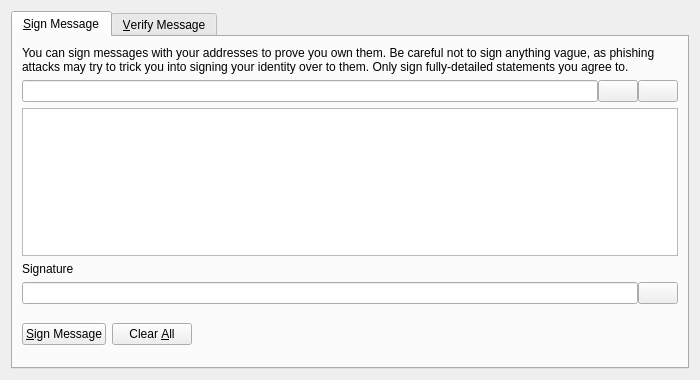
<?xml version="1.0" encoding="UTF-8"?>
<ui version="4.0">
 <class>SignVerifyMessageDialog</class>
 <widget class="QDialog" name="SignVerifyMessageDialog">
  <property name="geometry">
   <rect>
    <x>0</x>
    <y>0</y>
    <width>700</width>
    <height>380</height>
   </rect>
  </property>
  <property name="windowTitle">
   <string>Signatures - Sign / Verify a Message</string>
  </property>
  <property name="modal">
   <bool>true</bool>
  </property>
  <layout class="QVBoxLayout" name="verticalLayout">
   <item>
    <widget class="QTabWidget" name="tabWidget">
     <property name="currentIndex">
      <number>0</number>
     </property>
     <widget class="QWidget" name="tabSignMessage">
      <attribute name="title">
       <string>&amp;Sign Message</string>
      </attribute>
      <layout class="QVBoxLayout" name="verticalLayout_SM">
       <item>
        <widget class="QLabel" name="infoLabel_SM">
         <property name="text">
          <string>You can sign messages with your addresses to prove you own them. Be careful not to sign anything vague, as phishing attacks may try to trick you into signing your identity over to them. Only sign fully-detailed statements you agree to.</string>
         </property>
         <property name="textFormat">
          <enum>Qt::PlainText</enum>
         </property>
         <property name="wordWrap">
          <bool>true</bool>
         </property>
        </widget>
       </item>
       <item>
        <layout class="QHBoxLayout" name="horizontalLayout_1_SM">
         <property name="spacing">
          <number>0</number>
         </property>
         <item>
          <widget class="QValidatedLineEdit" name="addressIn_SM">
           <property name="toolTip">
            <string>The address to sign the message with (e.g. 4Zo1ga6xuKuQ7JV7M9rGDoxdbYwV5zgQJ5)</string>
           </property>
           <property name="maxLength">
            <number>34</number>
           </property>
          </widget>
         </item>
         <item>
          <widget class="QPushButton" name="addressBookButton_SM">
           <property name="toolTip">
            <string>Choose previously used address</string>
           </property>
           <property name="text">
            <string/>
           </property>
           <property name="icon">
            <iconset resource="../bitcoin.qrc">
             <normaloff>:/icons/address-book</normaloff>:/icons/address-book</iconset>
           </property>
           <property name="shortcut">
            <string>Alt+A</string>
           </property>
           <property name="autoDefault">
            <bool>false</bool>
           </property>
          </widget>
         </item>
         <item>
          <widget class="QPushButton" name="pasteButton_SM">
           <property name="toolTip">
            <string>Paste address from clipboard</string>
           </property>
           <property name="text">
            <string/>
           </property>
           <property name="icon">
            <iconset resource="../bitcoin.qrc">
             <normaloff>:/icons/editpaste</normaloff>:/icons/editpaste</iconset>
           </property>
           <property name="shortcut">
            <string>Alt+P</string>
           </property>
           <property name="autoDefault">
            <bool>false</bool>
           </property>
          </widget>
         </item>
        </layout>
       </item>
       <item>
        <widget class="QPlainTextEdit" name="messageIn_SM">
         <property name="toolTip">
          <string>Enter the message you want to sign here</string>
         </property>
        </widget>
       </item>
       <item>
        <widget class="QLabel" name="signatureLabel_SM">
         <property name="text">
          <string>Signature</string>
         </property>
         <property name="textFormat">
          <enum>Qt::PlainText</enum>
         </property>
        </widget>
       </item>
       <item>
        <layout class="QHBoxLayout" name="horizontalLayout_2_SM">
         <property name="spacing">
          <number>0</number>
         </property>
         <item>
          <widget class="QLineEdit" name="signatureOut_SM">
           <property name="font">
            <font>
             <italic>true</italic>
            </font>
           </property>
           <property name="readOnly">
            <bool>true</bool>
           </property>
          </widget>
         </item>
         <item>
          <widget class="QPushButton" name="copySignatureButton_SM">
           <property name="toolTip">
            <string>Copy the current signature to the system clipboard</string>
           </property>
           <property name="text">
            <string/>
           </property>
           <property name="icon">
            <iconset resource="../bitcoin.qrc">
             <normaloff>:/icons/editcopy</normaloff>:/icons/editcopy</iconset>
           </property>
           <property name="autoDefault">
            <bool>false</bool>
           </property>
          </widget>
         </item>
        </layout>
       </item>
       <item>
        <layout class="QHBoxLayout" name="horizontalLayout_3_SM">
         <item>
          <widget class="QPushButton" name="signMessageButton_SM">
           <property name="toolTip">
            <string>Sign the message to prove you own this MintCoin address</string>
           </property>
           <property name="text">
            <string>&amp;Sign Message</string>
           </property>
           <property name="icon">
            <iconset resource="../bitcoin.qrc">
             <normaloff>:/icons/edit</normaloff>:/icons/edit</iconset>
           </property>
           <property name="autoDefault">
            <bool>false</bool>
           </property>
          </widget>
         </item>
         <item>
          <widget class="QPushButton" name="clearButton_SM">
           <property name="toolTip">
            <string>Reset all sign message fields</string>
           </property>
           <property name="text">
            <string>Clear &amp;All</string>
           </property>
           <property name="icon">
            <iconset resource="../bitcoin.qrc">
             <normaloff>:/icons/remove</normaloff>:/icons/remove</iconset>
           </property>
           <property name="autoDefault">
            <bool>false</bool>
           </property>
          </widget>
         </item>
         <item>
          <spacer name="horizontalSpacer_1_SM">
           <property name="orientation">
            <enum>Qt::Horizontal</enum>
           </property>
           <property name="sizeHint" stdset="0">
            <size>
             <width>40</width>
             <height>48</height>
            </size>
           </property>
          </spacer>
         </item>
         <item>
          <widget class="QLabel" name="statusLabel_SM">
           <property name="font">
            <font>
             <weight>75</weight>
             <bold>true</bold>
            </font>
           </property>
           <property name="text">
            <string/>
           </property>
           <property name="wordWrap">
            <bool>true</bool>
           </property>
          </widget>
         </item>
         <item>
          <spacer name="horizontalSpacer_2_SM">
           <property name="orientation">
            <enum>Qt::Horizontal</enum>
           </property>
           <property name="sizeHint" stdset="0">
            <size>
             <width>40</width>
             <height>48</height>
            </size>
           </property>
          </spacer>
         </item>
        </layout>
       </item>
      </layout>
     </widget>
     <widget class="QWidget" name="tabVerifyMessage">
      <attribute name="title">
       <string>&amp;Verify Message</string>
      </attribute>
      <layout class="QVBoxLayout" name="verticalLayout_VM">
       <item>
        <widget class="QLabel" name="infoLabel_VM">
         <property name="text">
          <string>Enter the signing address, message (ensure you copy line breaks, spaces, tabs, etc. exactly) and signature below to verify the message. Be careful not to read more into the signature than what is in the signed message itself, to avoid being tricked by a man-in-the-middle attack.</string>
         </property>
         <property name="textFormat">
          <enum>Qt::PlainText</enum>
         </property>
         <property name="alignment">
          <set>Qt::AlignLeading|Qt::AlignLeft|Qt::AlignTop</set>
         </property>
         <property name="wordWrap">
          <bool>true</bool>
         </property>
        </widget>
       </item>
       <item>
        <layout class="QHBoxLayout" name="horizontalLayout_1_VM">
         <property name="spacing">
          <number>0</number>
         </property>
         <item>
          <widget class="QValidatedLineEdit" name="addressIn_VM">
           <property name="toolTip">
            <string>The address the message was signed with (e.g. 4Zo1ga6xuKuQ7JV7M9rGDoxdbYwV5zgQJ5)</string>
           </property>
           <property name="maxLength">
            <number>34</number>
           </property>
          </widget>
         </item>
         <item>
          <widget class="QPushButton" name="addressBookButton_VM">
           <property name="toolTip">
            <string>Choose previously used address</string>
           </property>
           <property name="text">
            <string/>
           </property>
           <property name="icon">
            <iconset resource="../bitcoin.qrc">
             <normaloff>:/icons/address-book</normaloff>:/icons/address-book</iconset>
           </property>
           <property name="shortcut">
            <string>Alt+A</string>
           </property>
           <property name="autoDefault">
            <bool>false</bool>
           </property>
          </widget>
         </item>
        </layout>
       </item>
       <item>
        <widget class="QPlainTextEdit" name="messageIn_VM"/>
       </item>
       <item>
        <widget class="QValidatedLineEdit" name="signatureIn_VM"/>
       </item>
       <item>
        <layout class="QHBoxLayout" name="horizontalLayout_2_VM">
         <item>
          <widget class="QPushButton" name="verifyMessageButton_VM">
           <property name="toolTip">
            <string>Verify the message to ensure it was signed with the specified MintCoin address</string>
           </property>
           <property name="text">
            <string>&amp;Verify Message</string>
           </property>
           <property name="icon">
            <iconset resource="../bitcoin.qrc">
             <normaloff>:/icons/transaction_0</normaloff>:/icons/transaction_0</iconset>
           </property>
           <property name="autoDefault">
            <bool>false</bool>
           </property>
          </widget>
         </item>
         <item>
          <widget class="QPushButton" name="clearButton_VM">
           <property name="toolTip">
            <string>Reset all verify message fields</string>
           </property>
           <property name="text">
            <string>Clear &amp;All</string>
           </property>
           <property name="icon">
            <iconset resource="../bitcoin.qrc">
             <normaloff>:/icons/remove</normaloff>:/icons/remove</iconset>
           </property>
           <property name="autoDefault">
            <bool>false</bool>
           </property>
          </widget>
         </item>
         <item>
          <spacer name="horizontalSpacer_1_VM">
           <property name="orientation">
            <enum>Qt::Horizontal</enum>
           </property>
           <property name="sizeHint" stdset="0">
            <size>
             <width>40</width>
             <height>48</height>
            </size>
           </property>
          </spacer>
         </item>
         <item>
          <widget class="QLabel" name="statusLabel_VM">
           <property name="font">
            <font>
             <weight>75</weight>
             <bold>true</bold>
            </font>
           </property>
           <property name="text">
            <string/>
           </property>
           <property name="wordWrap">
            <bool>true</bool>
           </property>
          </widget>
         </item>
         <item>
          <spacer name="horizontalSpacer_2_VM">
           <property name="orientation">
            <enum>Qt::Horizontal</enum>
           </property>
           <property name="sizeHint" stdset="0">
            <size>
             <width>40</width>
             <height>48</height>
            </size>
           </property>
          </spacer>
         </item>
        </layout>
       </item>
      </layout>
     </widget>
    </widget>
   </item>
  </layout>
 </widget>
 <customwidgets>
  <customwidget>
   <class>QValidatedLineEdit</class>
   <extends>QLineEdit</extends>
   <header>qvalidatedlineedit.h</header>
  </customwidget>
 </customwidgets>
 <resources>
  <include location="../bitcoin.qrc"/>
 </resources>
 <connections/>
</ui>
